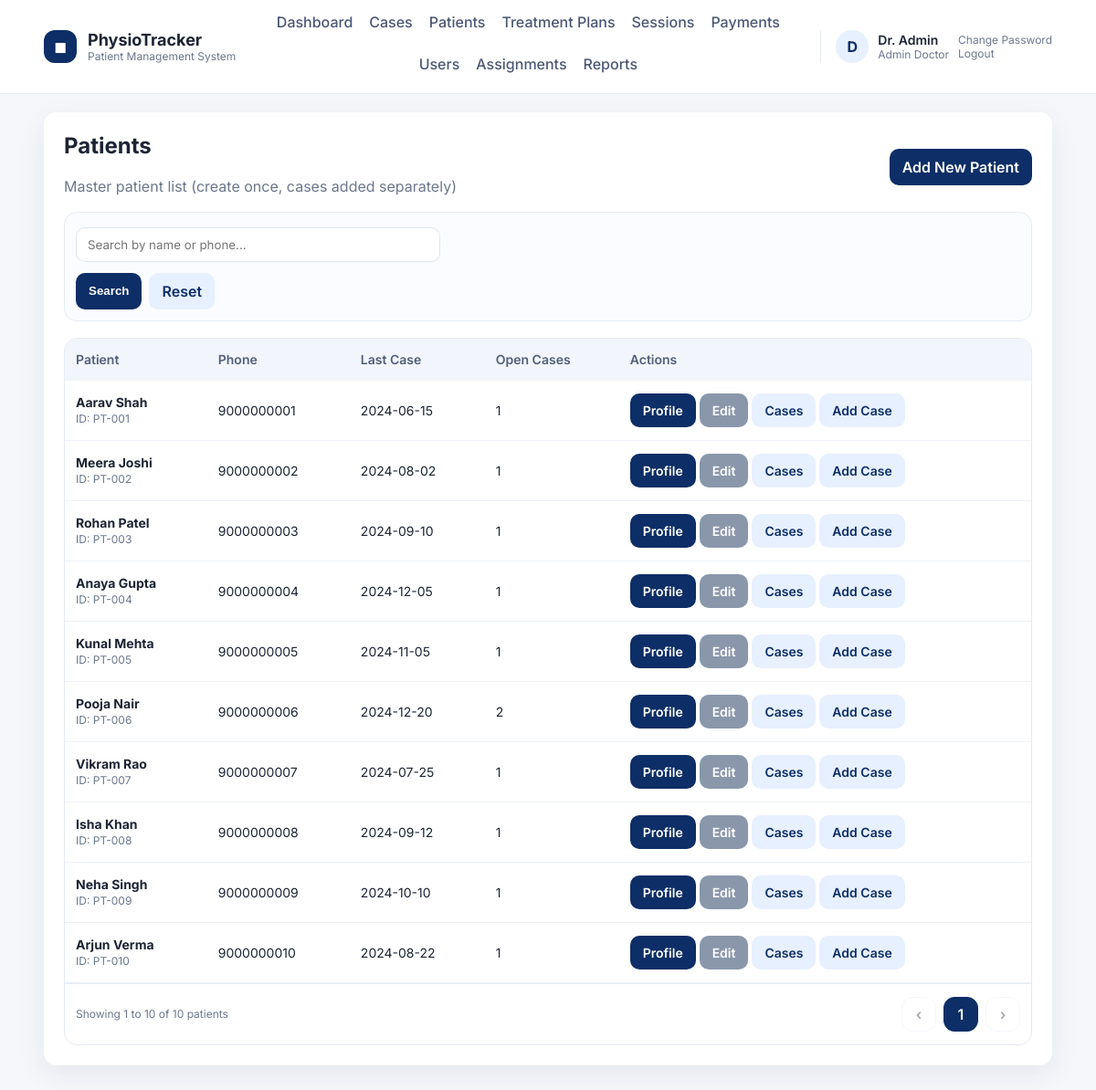
Screenshot of /admin/patients.php (signed in) with the database file from the repository.
### tables this page shows
CREATE TABLE users (
    id INT AUTO_INCREMENT PRIMARY KEY,
    role ENUM('admin_doctor','sub_doctor','receptionist','patient') NOT NULL,
    name VARCHAR(120) NOT NULL,
    email VARCHAR(180) NOT NULL UNIQUE,
    password_hash VARCHAR(255) NOT NULL,
    security_question VARCHAR(255) NOT NULL,
    security_answer_hash VARCHAR(255) NOT NULL,
    active TINYINT(1) NOT NULL DEFAULT 1,
    can_view_reports TINYINT(1) NOT NULL DEFAULT 1,
    created_at TIMESTAMP DEFAULT CURRENT_TIMESTAMP
);

CREATE TABLE patients (
    id INT AUTO_INCREMENT PRIMARY KEY,
    user_id INT NULL,
    first_name VARCHAR(80) NOT NULL,
    last_name VARCHAR(80) NOT NULL,
    age INT NULL,
    gender VARCHAR(20),
    dob DATE NULL,
    occupation VARCHAR(120),
    assessment_date DATE NULL,
    dominance VARCHAR(50),
    condition_duration VARCHAR(100),
    phone VARCHAR(40),
    address VARCHAR(255),
    emergency_contact VARCHAR(120),
    chief_complain TEXT,
    history_present_illness TEXT,
    past_medical_history TEXT,
    surgical_history TEXT,
    family_history TEXT,
    socio_economic_status TEXT,
    observation_built TEXT,
    observation_attitude_limb TEXT,
    observation_posture TEXT,
    observation_deformity TEXT,
    aids_applications TEXT,
    gait TEXT,
    palpation_tenderness TEXT,
    palpation_oedema VARCHAR(50),
    palpation_warmth TEXT,
    palpation_crepitus TEXT,
    examination_rom TEXT,
    muscle_power TEXT,
    muscle_bulk TEXT,
    ligament_instability TEXT,
    pain_type TEXT,
    pain_site TEXT,
    pain_nature TEXT,
    pain_aggravating_factor TEXT,
    pain_relieving_factor TEXT,
    pain_measurement TINYINT NULL,
    gait_assessment TEXT,
    diagnosis TEXT,
    treatment_goals TEXT,
    created_by INT NULL,
    created_at TIMESTAMP DEFAULT CURRENT_TIMESTAMP,
    FOREIGN KEY (user_id) REFERENCES users(id) ON DELETE SET NULL
);

### db.php (called while the page is built, shortened)
<?php
function db(): PDO
{
    static $pdo = null;
    if ($pdo === null) {
        $dsn = 'mysql:host=' . DB_HOST . ';dbname=' . DB_NAME . ';charset=utf8mb4';
        $pdo = new PDO($dsn, DB_USER, DB_PASS, [
            PDO::ATTR_ERRMODE => PDO::ERRMODE_EXCEPTION,
            PDO::ATTR_DEFAULT_FETCH_MODE => PDO::FETCH_ASSOC,
        ]);
    }
    return $pdo;
}

### auth.php (called while the page is built, shortened)
<?php
require_once __DIR__ . '/db.php';
require_once __DIR__ . '/helpers.php';
function current_user(): ?array
{
    $stmt = db()->prepare('SELECT * FROM users WHERE id = ?');
    $stmt->execute([$_SESSION['user_id']]);
    $user = $stmt->fetch();
    return $user ?: null;
}

### helpers.php (called while the page is built, shortened)
<?php
require_once __DIR__ . '/db.php';
function e(string $value): string
{
    return htmlspecialchars($value, ENT_QUOTES, 'UTF-8');
}

### admin/patients.php (the view, shortened to what this page needs)
<?php
require_once __DIR__ . '/../auth.php';
require_once __DIR__ . '/../helpers.php';
$pdo = db();
$search = trim($_GET['q'] ?? '');
$page = max(1, (int) ($_GET['page'] ?? 1));
$perPage = 10;
$queryBase = '
    SELECT p.*,
        (SELECT COUNT(*) FROM patient_cases pc WHERE pc.patient_id = p.id AND pc.status = "open") AS open_cases,
        (SELECT MAX(visit_date) FROM patient_cases pc WHERE pc.patient_id = p.id) AS last_case_date
    FROM patients p
    WHERE 1=1
';
$params = [];
$countStmt = $pdo->prepare('SELECT COUNT(*) FROM (' . $queryBase . ') AS count_table');
$countStmt->execute($params);
$totalRows = (int) $countStmt->fetchColumn();
$totalPages = max(1, (int) ceil($totalRows / $perPage));
$page = min($page, $totalPages);
$offset = ($page - 1) * $perPage;
$query = $queryBase . ' ORDER BY p.created_at DESC LIMIT ? OFFSET ?';
$stmt = $pdo->prepare($query);
$stmt->bindValue(count($params) + 1, (int) $perPage, PDO::PARAM_INT);
$stmt->bindValue(count($params) + 2, (int) $offset, PDO::PARAM_INT);
$stmt->execute();
$patients = $stmt->fetchAll();
$from = $totalRows ? ($offset + 1) : 0;
$to = min($offset + $perPage, $totalRows);
$filters = array_filter(['q' => $search]);
function page_link($page, $filters)
{
    $params = $filters;
    $params['page'] = $page;
    $query = http_build_query($params);
    return 'patients.php' . ($query ? ('?' . $query) : '');
}
require __DIR__ . '/../layout/header.php';
?>
<div class="page-header">
    <div>
        <h2>Patients</h2>
        <div class="page-subtitle">Master patient list (create once, cases added separately)</div>
    </div>
    <div class="form-actions">
        <a class="btn" href="patient_add.php">Add New Patient</a>
    </div>
</div>
<form class="toolbar" method="get">
    <div class="toolbar-row">
        <div>
            <input type="text" name="q" placeholder="Search by name or phone..." value="<?php echo e($search); ?>">
        </div>
    </div>
    <div class="actions">
        <button class="btn" type="submit">Search</button>
        <a class="btn ghost" href="patients.php">Reset</a>
    </div>
</form>
<div class="table-wrap">
<table>
    <thead>
    <tr>
        <th>Patient</th>
        <th>Phone</th>
        <th>Last Case</th>
        <th>Open Cases</th>
        <th>Actions</th>
    </tr>
    </thead>
    <tbody>
    <?php foreach ($patients as $p): ?>
        <tr>
            <td>
                <strong><?php echo e($p['first_name'] . ' ' . $p['last_name']); ?></strong><br>
                <span class="row-sub">ID: PT-<?php echo str_pad((string) $p['id'], 3, '0', STR_PAD_LEFT); ?></span>
            </td>
            <td><?php echo e($p['phone']); ?></td>
            <td><?php echo e($p['last_case_date'] ?: 'N/A'); ?></td>
            <td><?php echo (int) $p['open_cases']; ?></td>
            <td>
                <a class="btn" href="patient_view.php?id=<?php echo $p['id']; ?>">Profile</a>
                <a class="btn secondary" href="patient_edit.php?id=<?php echo $p['id']; ?>">Edit</a>
                <a class="btn ghost" href="cases.php?patient_id=<?php echo $p['id']; ?>">Cases</a>
                <a class="btn ghost" href="case_add.php?patient_id=<?php echo $p['id']; ?>">Add Case</a>
            </td>
        </tr>
    <?php endforeach; ?>
    </tbody>
</table>
<div class="pagination">
    <div class="row-sub">Showing <?php echo $from; ?> to <?php echo $to; ?> of <?php echo $totalRows; ?> patients</div>
    <div class="pager">
        <a class="page-btn <?php if ($page <= 1) echo 'disabled'; ?>" href="<?php echo e(page_link($page - 1, $filters)); ?>">‹</a>
        <?php
            $start = max(1, $page - 2);
            $end = min($totalPages, $page + 2);
            for ($i = $start; $i <= $end; $i++) {
                $class = $i === $page ? 'page-btn active' : 'page-btn';
                echo '<a class="' . $class . '" href="' . e(page_link($i, $filters)) . '">' . $i . '</a>';
            }
        ?>
        <a class="page-btn <?php if ($page >= $totalPages) echo 'disabled'; ?>" href="<?php echo e(page_link($page + 1, $filters)); ?>">›</a>
    </div>
</div>
</div>
<?php require __DIR__ . '/../layout/footer.php'; ?>

### layout/header.php (shortened to what this page needs)
<?php
require_once __DIR__ . '/../auth.php';
require_once __DIR__ . '/../helpers.php';
$user = current_user();
$role = $user['role'] ?? '';
$menu = [];
if ($user) {
    if ($role === 'admin_doctor') {
        $menu = [
            'Dashboard' => 'admin/dashboard.php',
            'Cases' => 'admin/cases.php',
            'Patients' => 'admin/patients.php',
            'Treatment Plans' => 'admin/treatment_plans.php',
            'Sessions' => 'admin/sessions.php',
            'Payments' => 'admin/payments.php',
            'Users' => 'admin/users.php',
            'Assignments' => 'admin/assignments.php',
        ];
        if ((int) $user['can_view_reports'] === 1) {
            $menu['Reports'] = 'admin/reports.php';
        }
    } elseif ($role === 'sub_doctor') {
        $menu = [
            'Dashboard' => 'subdoctor/dashboard.php',
            'Assigned Patients' => 'subdoctor/patients.php',
            'Session Notes' => 'subdoctor/sessions.php',
        ];
    } elseif ($role === 'receptionist') {
        $menu = [
            'Dashboard' => 'receptionist/dashboard.php',
            'Register Patients' => 'receptionist/patients.php',
            'Payments' => 'receptionist/payments.php',
        ];
    }
}
?>
<!doctype html>
<html>
<head>
    <?php $cssVersion = @filemtime(__DIR__ . '/../assets/style.css') ?: time(); ?>
    <link rel="stylesheet" href="<?php echo BASE_URL; ?>assets/style.css?v=<?php echo $cssVersion; ?>">
</head>
<body>
<header class="site-header">
    <div class="header-inner">
        <div class="brand">
            <div class="brand-mark">◼︎</div>
            <div>
                <div class="brand-title">PhysioTracker</div>
                <div class="brand-subtitle">Patient Management System</div>
            </div>
        </div>
        <nav class="main-nav">
            <?php if ($user): ?>
                <?php foreach ($menu as $label => $path): ?>
                    <a href="<?php echo BASE_URL . $path; ?>"><?php echo e($label); ?></a>
                <?php endforeach; ?>
            <?php else: ?>
                <a href="<?php echo BASE_URL; ?>login.php">Login</a>
            <?php endif; ?>
        </nav>
        <?php if ($user): ?>
            <div class="user-chip">
                <div class="user-avatar"><?php echo e(strtoupper(substr($user['name'], 0, 1))); ?></div>
                <div>
                    <div class="user-name"><?php echo e($user['name']); ?></div>
                    <div class="user-role"><?php echo e(str_replace('_', ' ', $role)); ?></div>
                </div>
                <div class="user-actions">
                    <a href="<?php echo BASE_URL; ?>change_password.php">Change Password</a>
                    <a href="<?php echo BASE_URL; ?>logout.php">Logout</a>
                </div>
            </div>
        <?php endif; ?>
    </div>
</header>
<main class="page">
    <div class="container">

### layout/footer.php
</div>
</main>
</body>
</html>

### assets/style.css (style rules this page uses)
:root { --bg: #f5f7fb; --card: #ffffff; --text: #1c2434; --muted: #6b778c; --primary: #0d2e66; --primary-100: #e7f0ff; --border: #e6ebf3; --shadow: 0 10px 30px rgba(23, 36, 58, 0.08); --radius: 14px; }
* { box-sizing: border-box; }
body { font-family: "Inter", Arial, sans-serif; margin: 0; background: var(--bg); color: var(--text); }
a { color: inherit; }
.site-header { background: #ffffff; border-bottom: 1px solid var(--border); position: sticky; top: 0; z-index: 20; }
.header-inner { width: 92%; max-width: 1280px; margin: 0 auto; display: flex; align-items: center; justify-content: space-between; gap: 18px; padding: 14px 0; flex-wrap: wrap; }
.brand { display: flex; align-items: center; gap: 12px; }
.brand-mark { background: var(--primary); color: #fff; width: 36px; height: 36px; display: grid; place-items: center; border-radius: 12px; font-weight: 700; }
.brand-title { font-weight: 700; font-size: 18px; }
.brand-subtitle { font-size: 12px; color: var(--muted); }
.main-nav { display: flex; gap: 18px; flex-wrap: wrap; justify-content: center; flex: 1; }
.main-nav a { text-decoration: none; font-weight: 500; color: #4b5875; padding-bottom: 6px; border-bottom: 2px solid transparent; }
.user-chip { display: flex; align-items: center; gap: 10px; border-left: 1px solid var(--border); padding-left: 16px; }
.user-avatar { width: 36px; height: 36px; border-radius: 50%; background: var(--primary-100); display: grid; place-items: center; font-weight: 700; color: var(--primary); }
.user-name { font-weight: 600; font-size: 14px; }
.user-role { font-size: 12px; color: var(--muted); text-transform: capitalize; }
.user-actions a { display: block; font-size: 12px; color: var(--muted); text-decoration: none; }
.page { padding: 20px 0 40px; }
.container { width: 92%; max-width: 1280px; margin: 0 auto; background: var(--card); padding: 22px; border-radius: var(--radius); box-shadow: var(--shadow); }
h2 { margin-top: 0; color: var(--text); }
.page-header { display: flex; align-items: center; justify-content: space-between; gap: 12px; flex-wrap: wrap; margin-bottom: 12px; }
.page-subtitle { color: var(--muted); margin-top: 4px; }
.toolbar { margin: 18px 0; padding: 12px; border: 1px solid var(--border); border-radius: var(--radius); display: grid; gap: 12px; background: #fbfcff; }
.toolbar-row { display: grid; gap: 12px; grid-template-columns: repeat(1, minmax(0, 1fr)); }
.toolbar .actions { display: flex; gap: 8px; flex-wrap: wrap; }
.table-wrap { border: 1px solid var(--border); border-radius: var(--radius); overflow: hidden; overflow-x: auto; }
table { width: 100%; border-collapse: collapse; }
th, td { border-bottom: 1px solid #edf1f7; padding: 14px 12px; text-align: left; font-size: 14px; }
th { background: #f2f5fb; color: #51607a; font-weight: 600; }
.row-sub { color: var(--muted); font-size: 12px; }
.btn { display: inline-flex; align-items: center; justify-content: center; padding: 10px 14px; background: var(--primary); color: #fff; text-decoration: none; border-radius: 10px; border: 0; cursor: pointer; font-weight: 600; white-space: nowrap; }
.btn.secondary { background: #8a97ab; }
.btn.ghost { background: var(--primary-100); color: var(--primary); }
.pagination { display: flex; align-items: center; justify-content: space-between; gap: 12px; padding: 14px 12px; border-top: 1px solid var(--border); flex-wrap: wrap; }
.pager { display: flex; gap: 8px; align-items: center; }
.page-btn { min-width: 38px; height: 38px; border-radius: 12px; border: 1px solid var(--border); background: #fff; display: grid; place-items: center; font-weight: 600; text-decoration: none; color: var(--text); }
.page-btn.active { background: var(--primary); color: #fff; border-color: var(--primary); }
.page-btn.disabled { opacity: 0.4; pointer-events: none; }
.form-actions { display: flex; gap: 10px; flex-wrap: wrap; margin-top: 8px; }
input, select, textarea { width: 100%; padding: 10px 12px; margin-top: 4px; border: 1px solid #dfe6f1; border-radius: 10px; background: #fff; font-family: inherit; }
@media (min-width: 640px) { .toolbar-row { grid-template-columns: repeat(2, minmax(0, 1fr)); } }
@media (min-width: 768px) { .toolbar-row { grid-template-columns: repeat(4, minmax(0, 1fr)); } }
@media (min-width: 1024px) { .toolbar-row { grid-template-columns: 2fr 1fr 1fr 1fr; } }

### rows the page displays
users: name "D", name "Dr. Admin", role "Admin Doctor"
patients: first_name+last_name "Aarav Shah", id "001", phone "9000000001", last_case_date "2024-06-15", open_cases "1"
patients: first_name+last_name "Meera Joshi", id "002", phone "9000000002", last_case_date "2024-08-02", open_cases "1"
patients: first_name+last_name "Rohan Patel", id "003", phone "9000000003", last_case_date "2024-09-10", open_cases "1"
patients: first_name+last_name "Anaya Gupta", id "004", phone "9000000004", last_case_date "2024-12-05", open_cases "1"
patients: first_name+last_name "Kunal Mehta", id "005", phone "9000000005", last_case_date "2024-11-05", open_cases "1"
patients: first_name+last_name "Pooja Nair", id "006", phone "9000000006", last_case_date "2024-12-20", open_cases "2"
patients: first_name+last_name "Vikram Rao", id "007", phone "9000000007", last_case_date "2024-07-25", open_cases "1"
patients: first_name+last_name "Isha Khan", id "008", phone "9000000008", last_case_date "2024-09-12", open_cases "1"
patients: first_name+last_name "Neha Singh", id "009", phone "9000000009", last_case_date "2024-10-10", open_cases "1"
patients: first_name+last_name "Arjun Verma", id "010", phone "9000000010", last_case_date "2024-08-22", open_cases "1"

### other values shown
$label "Dashboard"
$label "Cases"
$label "Patients"
$label "Treatment Plans"
$label "Sessions"
$label "Payments"
$label "Users"
$label "Assignments"
$label "Reports"
$from "1"
$to "10"
$totalRows "10"
